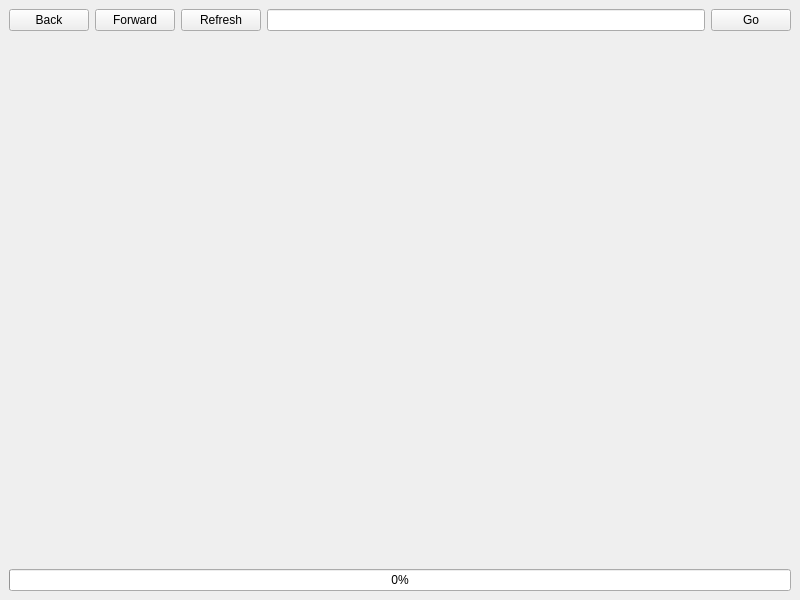
<?xml version="1.0" encoding="UTF-8"?>
<ui version="4.0">
 <class>MainWindow</class>
 <widget class="QMainWindow" name="MainWindow">
  <property name="geometry">
   <rect>
    <x>0</x>
    <y>0</y>
    <width>800</width>
    <height>600</height>
   </rect>
  </property>
  <property name="windowTitle">
   <string>MainWindow</string>
  </property>
  <widget class="QWidget" name="centralWidget">
   <layout class="QVBoxLayout" name="verticalLayout_2">
    <item>
     <layout class="QHBoxLayout" name="horizontalLayout">
      <property name="topMargin">
       <number>0</number>
      </property>
      <item>
       <widget class="QPushButton" name="backButton">
        <property name="text">
         <string>Back</string>
        </property>
       </widget>
      </item>
      <item>
       <widget class="QPushButton" name="forwardButton">
        <property name="text">
         <string>Forward</string>
        </property>
       </widget>
      </item>
      <item>
       <widget class="QPushButton" name="refreshButton">
        <property name="text">
         <string>Refresh</string>
        </property>
       </widget>
      </item>
      <item>
       <widget class="QLineEdit" name="addressInput"/>
      </item>
      <item>
       <widget class="QPushButton" name="goButton">
        <property name="text">
         <string>Go</string>
        </property>
       </widget>
      </item>
     </layout>
    </item>
    <item>
     <widget class="QFrame" name="webviewFrame">
      <property name="sizePolicy">
       <sizepolicy hsizetype="Preferred" vsizetype="Expanding">
        <horstretch>0</horstretch>
        <verstretch>0</verstretch>
       </sizepolicy>
      </property>
      <layout class="QVBoxLayout" name="verticalLayout"/>
     </widget>
    </item>
    <item>
     <widget class="QProgressBar" name="progressBar">
      <property name="value">
       <number>0</number>
      </property>
     </widget>
    </item>
   </layout>
  </widget>
 </widget>
 <resources/>
 <connections/>
</ui>
